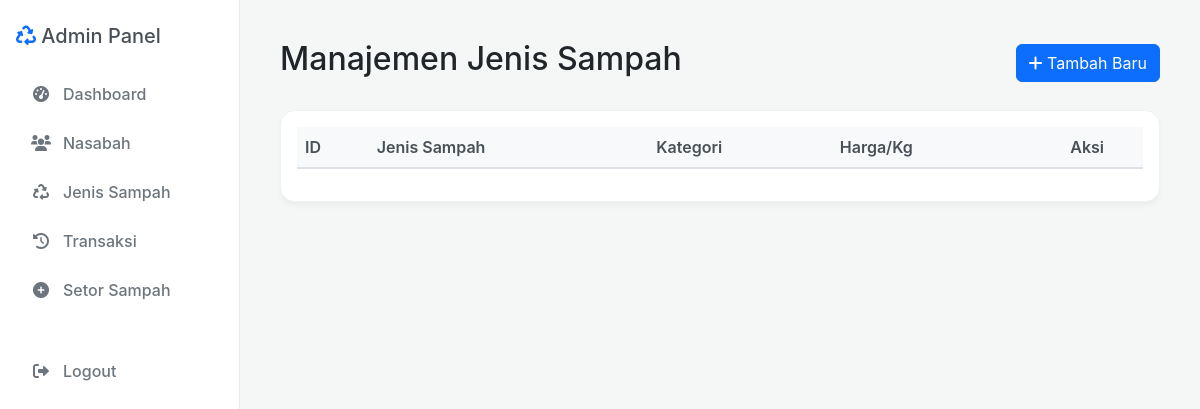
/jenis_sampah.php, run on an earlier commit of the app's database.
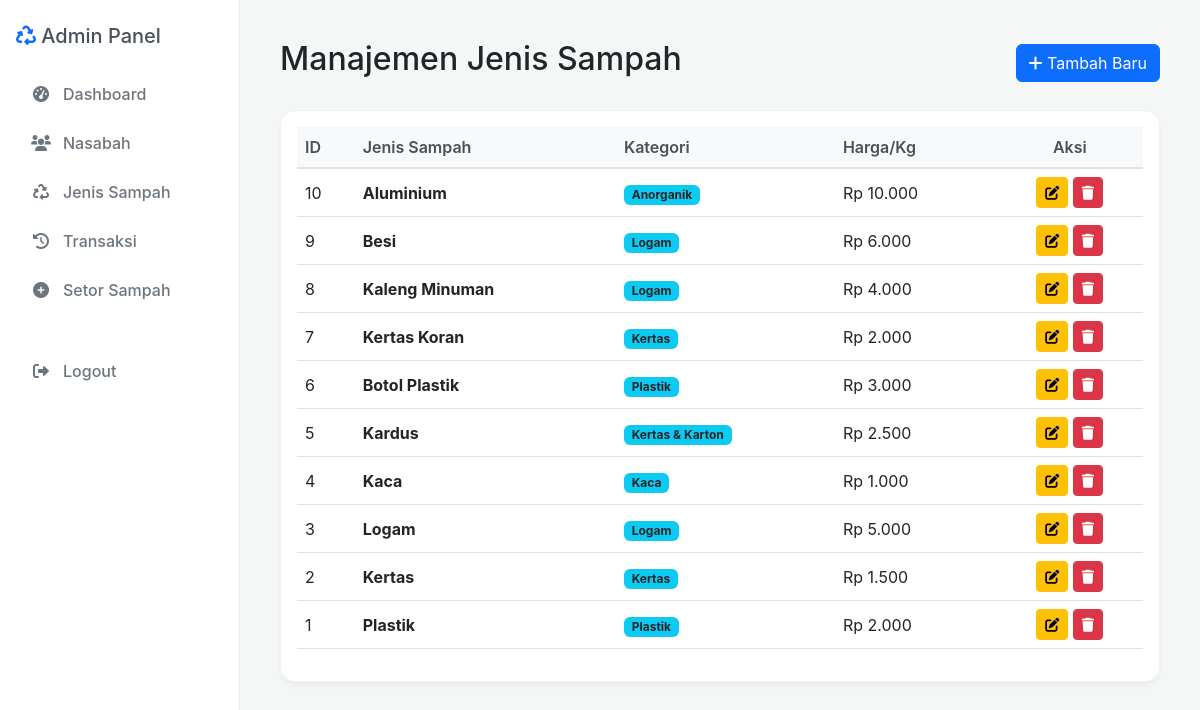
And on a later commit of the database.
### tables this page shows
CREATE TABLE `jenis_sampah` (
  `id_sampah` int(11) NOT NULL,
  `nama_sampah` varchar(50) NOT NULL,
  `kategori` varchar(30) DEFAULT NULL,
  `harga_perkg` decimal(15,2) NOT NULL,
  `satuan` varchar(10) DEFAULT 'kg'
);

### jenis_sampah.php (the view, shortened to what this page needs)
<?php
require_once 'config.php';
try {
    $stmt = $pdo->query("SELECT * FROM jenis_sampah ORDER BY id_sampah DESC");
    $jenis_sampah = $stmt->fetchAll();
} catch(PDOException $e) {
    die("Error Database: " . $e->getMessage());
}
?>
<!DOCTYPE html>
<html lang="id">
<head>
    <link href="https://cdn.jsdelivr.net/npm/bootstrap@5.3.0/dist/css/bootstrap.min.css" rel="stylesheet">
    <link rel="stylesheet" href="https://cdnjs.cloudflare.com/ajax/libs/font-awesome/6.0.0/css/all.min.css">
</head>
<body>
    <div class="sidebar">
        <h5 class="mb-4"><i class="fas fa-recycle text-primary"></i> Admin Panel</h5>
        <ul class="nav flex-column">
            <li class="nav-item"><a class="nav-link" href="dashboard.php"><i class="fas fa-tachometer-alt"></i> Dashboard</a></li>
            <li class="nav-item"><a class="nav-link" href="nasabah.php"><i class="fas fa-users"></i> Nasabah</a></li>
            <li class="nav-item"><a class="nav-link active" href="jenis_sampah.php"><i class="fas fa-recycle"></i> Jenis Sampah</a></li>
            <li class="nav-item"><a class="nav-link" href="transaksi.php"><i class="fas fa-history"></i> Transaksi</a></li>
            <li class="nav-item mb-2"><a class="nav-link" href="setor_sampah.php"><i class="fas fa-plus-circle"></i> Setor Sampah</a></li>
            <li class="nav-item mt-4"><a class="nav-link text-danger" href="logout.php"><i class="fas fa-sign-out-alt"></i> Logout</a></li>
        </ul>
    </div>
    <main>
        <div class="d-flex justify-content-between align-items-center mb-4">
            <h2>Manajemen Jenis Sampah</h2>
            <button class="btn btn-primary" data-bs-toggle="modal" data-bs-target="#addSampahModal">
                <i class="fas fa-plus"></i> Tambah Baru
            </button>
        </div>
        <div class="card">
            <div class="card-body">
                <div class="table-responsive">
                    <table class="table table-hover align-middle">
                        <thead>
                            <tr>
                                <th>ID</th>
                                <th>Jenis Sampah</th>
                                <th>Kategori</th>
                                <th>Harga/Kg</th>
                                <th class="text-center">Aksi</th>
                            </tr>
                        </thead>
                        <tbody>
                            <?php foreach ($jenis_sampah as $sampah): ?>
                            <tr>
                                <td><?= $sampah['id_sampah']; ?></td>
                                <td><strong><?= htmlspecialchars($sampah['nama_sampah']); ?></strong></td>
                                <td><span class="badge bg-info text-dark"><?= $sampah['kategori']; ?></span></td>
                                <td>Rp <?= number_format($sampah['harga_perkg'], 0, ',', '.'); ?></td>
                                <td class="text-center">
                                    <button class="btn btn-sm btn-warning"
                                        onclick="editSampah(<?= $sampah['id_sampah']; ?>, '<?= htmlspecialchars($sampah['nama_sampah'], ENT_QUOTES); ?>', <?= $sampah['harga_perkg']; ?>, '<?= $sampah['kategori']; ?>')">
                                        <i class="fas fa-edit"></i>
                                    </button>
                                    <button class="btn btn-sm btn-danger"
                                        onclick="prepareDelete(<?= $sampah['id_sampah']; ?>, '<?= htmlspecialchars($sampah['nama_sampah'], ENT_QUOTES); ?>')">
                                        <i class="fas fa-trash"></i>
                                    </button>
                                </td>
                            </tr>
                            <?php endforeach; ?>
                        </tbody>
                    </table>
                </div>
            </div>
        </div>
    </main>
</body>
</html>

### jenis_sampah.php (style rules this page uses)
body { background-color: #f4f7f6; font-family: 'Inter', 'Segoe UI', sans-serif; margin: 0; overflow-x: hidden; }
.sidebar { height: 100vh; background: #ffffff !important; color: #495057 !important; position: fixed; top: 0; left: 0; width: 240px; z-index: 1000; overflow-y: auto; padding: 1.5rem 1rem; border-right: 1px solid #e9ecef; }
main, .main-content { margin-left: 240px; padding: 40px; width: calc(100% - 240px); min-height: 100vh; }
.sidebar .nav-link { color: #6c757d !important; font-weight: 500; border-radius: 10px; margin-bottom: 5px; padding: 10px 15px !important; display: flex !important; align-items: center !important; }
.sidebar .nav-link i { margin-right: 12px !important; width: 20px !important; text-align: center !important; }
.card { border: 1px solid #edf2f7 !important; border-radius: 15px; box-shadow: 0 4px 6px -1px rgba(0, 0, 0, 0.05) !important; background: #ffffff; }
.table th { background: #f8f9fa !important; color: #495057 !important; font-weight: 600; border-bottom: 2px solid #dee2e6 !important; border-top: none !important; }

What changed in the data, as far as the page shows it:
added jenis_sampah: id_sampah "10", nama_sampah "Aluminium", kategori "Anorganik", harga_perkg "10.000"
added jenis_sampah: id_sampah "9", nama_sampah "Besi", kategori "Logam", harga_perkg "6.000"
added jenis_sampah: id_sampah "8", nama_sampah "Kaleng Minuman", kategori "Logam", harga_perkg "4.000"
added jenis_sampah: id_sampah "7", nama_sampah "Kertas Koran", kategori "Kertas", harga_perkg "2.000"
added jenis_sampah: id_sampah "6", nama_sampah "Botol Plastik", kategori "Plastik", harga_perkg "3.000"
added jenis_sampah: id_sampah "5", nama_sampah "Kardus", kategori "Kertas & Karton", harga_perkg "2.500"
added jenis_sampah: id_sampah "4", nama_sampah "Kaca", kategori "Kaca", harga_perkg "1.000"
added jenis_sampah: id_sampah "3", nama_sampah "Logam", kategori "Logam", harga_perkg "5.000"
added jenis_sampah: id_sampah "2", nama_sampah "Kertas", kategori "Kertas", harga_perkg "1.500"
added jenis_sampah: id_sampah "1", nama_sampah "Plastik", kategori "Plastik", harga_perkg "2.000"
